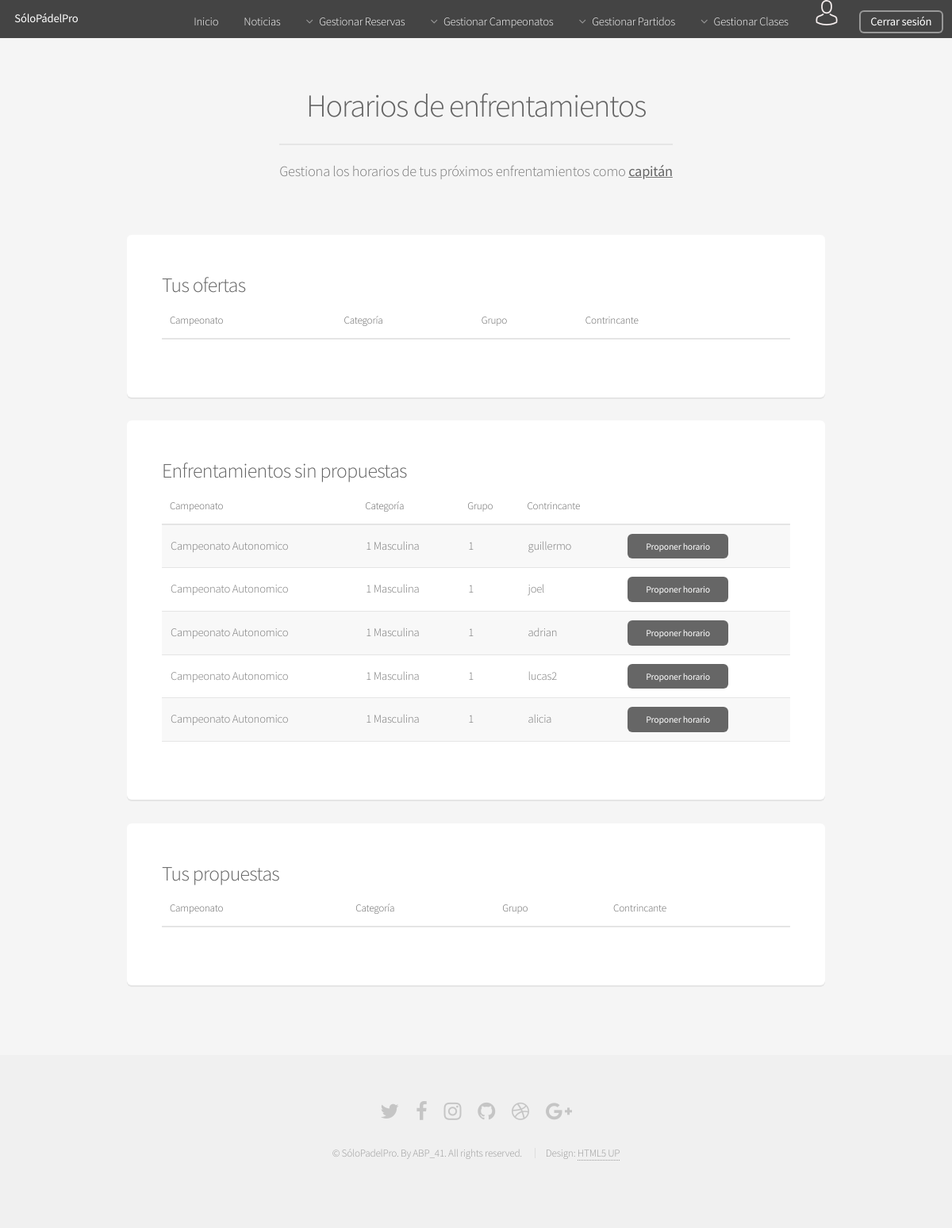
The page /Controllers/ENFRENTAMIENTO_Controller.php?action=GESHORARIOS (signed in) on the database as committed earlier.
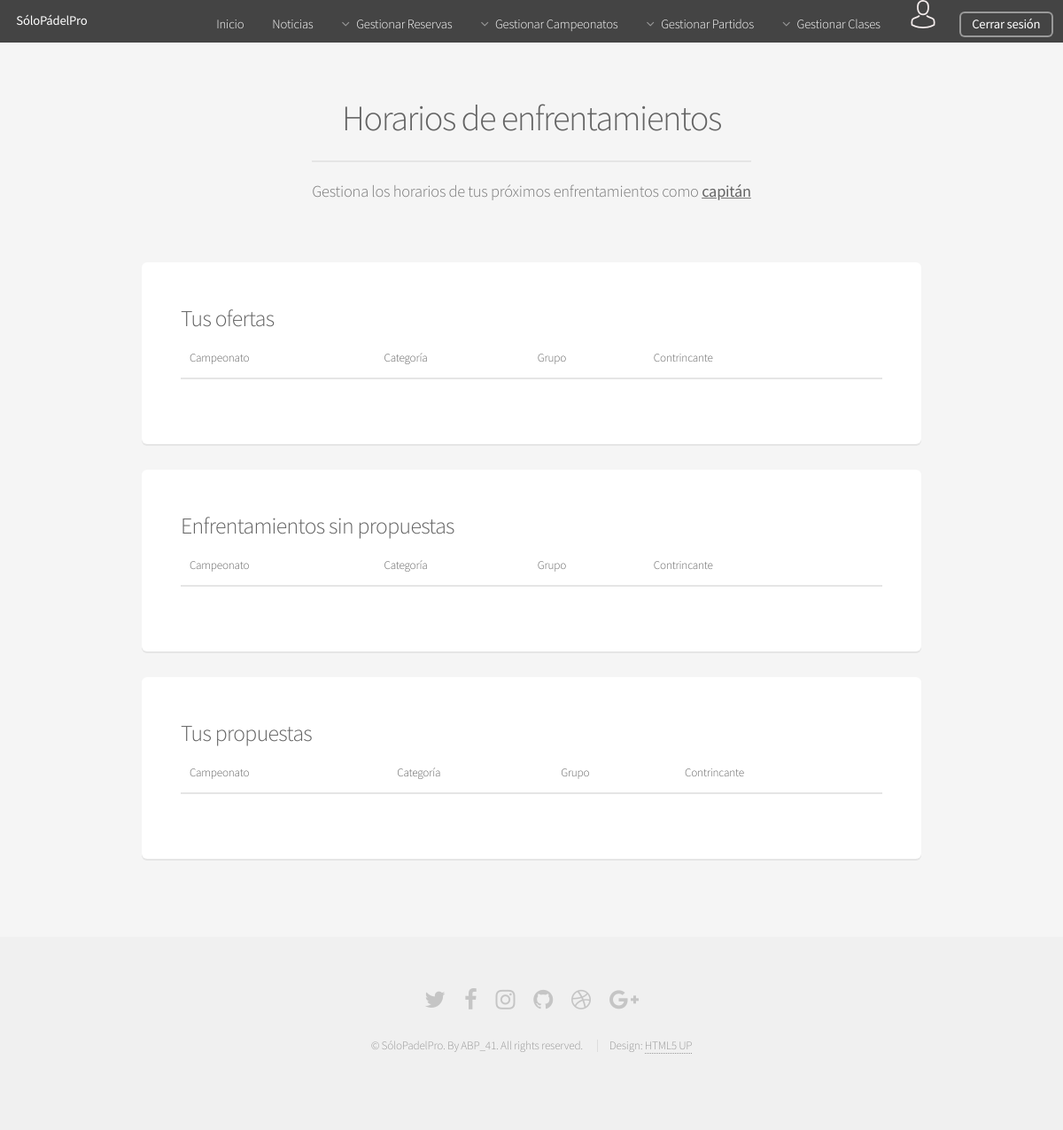
The same page on the database as committed later.
### tables this page shows
CREATE TABLE IF NOT EXISTS ENFRENTAMIENTO(
  ID int(225) AUTO_INCREMENT NOT NULL,
  GRUPO_ID int(225) NOT NULL,
  RESULTADO varchar(25),
  PAREJA_1 int(225) NOT NULL,
  PAREJA_2 int(225) NOT NULL,
  RESERVA_ID int(225),
  PRIMARY KEY(ID),
  FOREIGN KEY (PAREJA_1) REFERENCES PAREJA (ID) ON DELETE CASCADE,
  FOREIGN KEY (PAREJA_2) REFERENCES PAREJA (ID) ON DELETE CASCADE,
  FOREIGN KEY (RESERVA_ID) REFERENCES RESERVA (ID) ON DELETE CASCADE,
  FOREIGN KEY (GRUPO_ID) REFERENCES GRUPO (ID) ON DELETE CASCADE
);

CREATE TABLE IF NOT EXISTS CAMPEONATO(
  ID int(225) AUTO_INCREMENT NOT NULL,
  NOMBRE varchar(50) NOT NULL,
  FECHA date NOT NULL,
  PRIMARY KEY(ID)
);

CREATE TABLE IF NOT EXISTS CATEGORIA(
  ID int(225) AUTO_INCREMENT NOT NULL,
  NIVEL int(5) NOT NULL,
  GENERO varchar(10) NOT NULL,
  PRIMARY KEY (ID)
);

CREATE TABLE IF NOT EXISTS GRUPO(
  ID int(225) AUTO_INCREMENT NOT NULL ,
  NOMBRE char(1) NOT NULL,
  CAMPEONATO_ID int(225) NOT NULL,
  CATEGORIA_ID int(225) NOT NULL,
  PRIMARY KEY(ID),
  FOREIGN KEY (CAMPEONATO_ID) REFERENCES CAMPEONATO (ID) ON DELETE CASCADE,
  FOREIGN KEY (CATEGORIA_ID) REFERENCES CATEGORIA (ID) ON DELETE CASCADE
);

CREATE TABLE IF NOT EXISTS PAREJA(
  ID int(225) AUTO_INCREMENT NOT NULL,
  JUGADOR_1 varchar(25) NOT NULL,
  JUGADOR_2 varchar(25) NOT NULL,
  CAPITAN varchar(25) NOT NULL,
  PRIMARY KEY(ID),
  FOREIGN KEY (JUGADOR_1) REFERENCES USUARIO (LOGIN) ON DELETE CASCADE,
  FOREIGN KEY (JUGADOR_2) REFERENCES USUARIO (LOGIN) ON DELETE CASCADE,
  FOREIGN KEY (CAPITAN) REFERENCES USUARIO (LOGIN) ON DELETE CASCADE
);

### Models/ENFRENTAMIENTO_Model.php (called while the page is built, shortened)
<?php
class ENFRENTAMIENTO_Model{
	function __construct($grupo_id,$resultado,$pareja_1,$pareja_2,$reserva_id){
        include_once '../Functions/Access_DB.php';
        $this->mysqli = ConnectDB();
    }
    function SHOW_ENFRENTAMIENTOS1($login_us){
        $sql_par = "SELECT * FROM PAREJA WHERE (CAPITAN = '$login_us')";
        if($result_par = $this->mysqli->query($sql_par)){
            while($row_pareja = mysqli_fetch_array($result_par)){
                $id_pareja = $row_pareja['ID'];
                $sql_enf = "SELECT  CA.NOMBRE AS CAM_NOMBRE,
                                    CT.NIVEL,
                                    CT.GENERO,
                                    G.NOMBRE AS GR_NOMBRE,
                                    P.CAPITAN,
                                    E.ID AS ID_ENFRENTAMIENTO,
                                    E.PAREJA_1 AS ID_PAREJA
                                    FROM
                                    ENFRENTAMIENTO E,
                                    PAREJA P,
                                    GRUPO G,
                                    CATEGORIA CT,
                                    CAMPEONATO CA
                                    WHERE
                                    (E.GRUPO_ID = G.ID) and
                                    (G.CAMPEONATO_ID = CA.ID) and
                                    (G.CATEGORIA_ID = CT.ID) and
                                    (E.PAREJA_2 = P.ID) and
                                    (E.PAREJA_1 = '$id_pareja') and
                                    (E.ID NOT IN (SELECT ENFRENTAMIENTO_ID FROM HUECO)) and
                                    (E.RESERVA_ID IS NULL)
                                     ";
                $result_enf = $this->mysqli->query($sql_enf);
                return $result_enf;
            }
        }
    }
    function SHOW_ENFRENTAMIENTOS2($login_us){
        $sql_par = "SELECT * FROM PAREJA WHERE (CAPITAN = '$login_us')";
        if($result_par = $this->mysqli->query($sql_par)){
            while($row_pareja = mysqli_fetch_array($result_par)){
                $id_pareja = $row_pareja['ID'];
                $sql_enf = "SELECT  CA.NOMBRE AS CAM_NOMBRE,
                                    CT.NIVEL,
                                    CT.GENERO,
                                    G.NOMBRE AS GR_NOMBRE,
                                    P.CAPITAN,
                                    E.ID AS ID_ENFRENTAMIENTO,
                                    E.PAREJA_2 AS ID_PAREJA
                                    FROM
                                    ENFRENTAMIENTO E,
                                    PAREJA P,
                                    GRUPO G,
                                    CATEGORIA CT,
                                    CAMPEONATO CA
                                    WHERE
                                    (E.GRUPO_ID = G.ID) and
                                    (G.CAMPEONATO_ID = CA.ID) and
                                    (G.CATEGORIA_ID = CT.ID) and
                                    (E.PAREJA_1 = P.ID) and
                                    (E.PAREJA_2 = '$id_pareja') and
                                    (E.ID NOT IN (SELECT ENFRENTAMIENTO_ID FROM HUECO)) and
                                    (E.RESERVA_ID IS NULL)
                            ";
                $result_enf = $this->mysqli->query($sql_enf);
                return $result_enf;
            }
        }
    }
}
?>

### Functions/Access_DB.php (called while the page is built, shortened)
<?php
function ConnectDB(){
   $conexion = mysqli_connect("localhost", "abp41", "abp41", "ABP") or (new MESSAGE('ERROR: No se ha podido conectar con la base de datos', '../index.php'));
 if ($conexion->connect_errno) {
    	return false;
 }else{
 	return $conexion;
 }
}
?>

### Views/ENFRENTAMIENTO/GESHORARIOS_View.php (the view, shortened to what the changed rows need)
<?php
class GestionHorarios{
	var $sinHorarios1;
	var $sinHorarios2;
	function __construct($tusOfertas1, $tusOfertas2, $sinHorarios1, $sinHorarios2, $tusPropuestas1, $tusPropuestas2){
		$this->sinHorarios1 =  $sinHorarios1;
		$this->sinHorarios2 =  $sinHorarios2;
		$this->render();
	}
function render(){
    include '../Views/HEADER_View.php';
?>
	<section id="main" class="container">
		<header>
		   <h2>Horarios de enfrentamientos</h2>
		 </header>
		<div class="row">
			<div class="col-12">
			    	<section class="box">
			    		<div class="table-wrapper">
							<table>
								<thead >
									<tr>
										<th>Campeonato</th>
										<th>Categoría</th>
										<th>Grupo</th>
										<th>Contrincante</th>
										<th></th>
									</tr>
								</thead>
							</table>
						</div>
			    	</section>
			    	<section class="box">
			    		<div class="table-wrapper">
				    		<table>
									<thead >
										<tr>
											<th>Campeonato</th>
											<th>Categoría</th>
											<th>Grupo</th>
											<th>Contrincante</th>
											<th></th>
										</tr>
									</thead>
									<tbody>
						<?php
							while ($row_sinHorarios = mysqli_fetch_array($this->sinHorarios1)) {
						?>
									<tr>
										<td><?php echo $row_sinHorarios['CAM_NOMBRE']?></td>
										<td><?php echo $row_sinHorarios['NIVEL']." ".$row_sinHorarios['GENERO'] ?></td>
										<td><?php echo $row_sinHorarios['GR_NOMBRE']?></td>
										<td><?php echo $row_sinHorarios['CAPITAN']?></td>
										<td><a href="../Controllers/HUECO_Controller.php?action=PROPUESTA&enfrentamiento_id=<?php echo $row_sinHorarios['ID_ENFRENTAMIENTO']?>&pareja_id=<?php echo $row_sinHorarios['ID_PAREJA']?>" class="button small" >Proponer horario</a></td>
									</tr>
						<?php } ?>
						<?php
							while ($row_sinHorarios = mysqli_fetch_array($this->sinHorarios2)) {
						?>
									<tr>
										<td><?php echo $row_sinHorarios['CAM_NOMBRE']?></td>
										<td><?php echo $row_sinHorarios['NIVEL']." ".$row_sinHorarios['GENERO'] ?></td>
										<td><?php echo $row_sinHorarios['GR_NOMBRE']?></td>
										<td><?php echo $row_sinHorarios['CAPITAN']?></td>
										<td><a href="../Controllers/HUECO_Controller.php?action=PROPUESTA&enfrentamiento_id=<?php echo $row_sinHorarios['ID_ENFRENTAMIENTO']?>&pareja_id=<?php echo $row_sinHorarios['ID_PAREJA']?>" class="button small" >Proponer horario</a></td>
									</tr>
						<?php } ?>
						</tbody>
							</table>
						</div>
			    	</section>
			    	<section class="box">
			    		<div class="table-wrapper">
				    		<table>
									<thead >
										<tr>
											<th>Campeonato</th>
											<th>Categoría</th>
											<th>Grupo</th>
											<th>Contrincante</th>
										</tr>
									</thead>
							</table>
						</div>
			    	</section>
			</div>
		</div>
    </section>
    <?php
        include '../Views/FOOTER_View.php';
        }
    }
    ?>

Rows that differ between the two databases and show on the page:
no longer on this page (row edited): enfrentamiento: campeonato.NOMBRE "Campeonato Autonomico", categoria.NIVEL "1", categoria.GENERO "Masculina", GRUPO_ID.NOMBRE "1", PAREJA_2.CAPITAN "guillermo", shown under "Enfrentamientos sin propuestas"
no longer on this page (row edited): enfrentamiento: campeonato.NOMBRE "Campeonato Autonomico", categoria.NIVEL "1", categoria.GENERO "Masculina", GRUPO_ID.NOMBRE "1", PAREJA_2.CAPITAN "joel", shown under "Enfrentamientos sin propuestas"
no longer on this page (row edited): enfrentamiento: campeonato.NOMBRE "Campeonato Autonomico", categoria.NIVEL "1", categoria.GENERO "Masculina", GRUPO_ID.NOMBRE "1", PAREJA_2.CAPITAN "adrian", shown under "Enfrentamientos sin propuestas"
no longer on this page (row edited): enfrentamiento: campeonato.NOMBRE "Campeonato Autonomico", categoria.NIVEL "1", categoria.GENERO "Masculina", GRUPO_ID.NOMBRE "1", PAREJA_2.CAPITAN "lucas2", shown under "Enfrentamientos sin propuestas"
no longer on this page (row edited): enfrentamiento: campeonato.NOMBRE "Campeonato Autonomico", categoria.NIVEL "1", categoria.GENERO "Masculina", GRUPO_ID.NOMBRE "1", PAREJA_1.CAPITAN "alicia"
